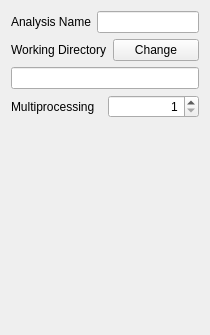
       <widget class="QWidget" name="general">
        <property name="geometry">
         <rect>
          <x>0</x>
          <y>0</y>
          <width>210</width>
          <height>335</height>
         </rect>
        </property>
        <attribute name="label">
         <string>General</string>
        </attribute>
        <layout class="QVBoxLayout" name="verticalLayout">
         <item>
          <layout class="QHBoxLayout" name="horizontalLayout_2">
           <item>
            <widget class="QLabel" name="label">
             <property name="text">
              <string>Analysis Name</string>
             </property>
            </widget>
           </item>
           <item>
            <widget class="QLineEdit" name="analysisNameLineEdit"/>
           </item>
          </layout>
         </item>
         <item>
          <layout class="QHBoxLayout" name="horizontalLayout_5">
           <item>
            <widget class="QLabel" name="label_2">
             <property name="text">
              <string>Working Directory</string>
             </property>
            </widget>
           </item>
           <item>
            <widget class="QPushButton" name="changeWorkingDirButton">
             <property name="text">
              <string>Change</string>
             </property>
            </widget>
           </item>
          </layout>
         </item>
         <item>
          <widget class="QLineEdit" name="workingDirLineEdit">
           <property name="readOnly">
            <bool>true</bool>
           </property>
          </widget>
         </item>
         <item>
          <layout class="QHBoxLayout" name="horizontalLayout_6">
           <item>
            <widget class="QLabel" name="label_3">
             <property name="text">
              <string>Multiprocessing</string>
             </property>
            </widget>
           </item>
           <item>
            <widget class="QSpinBox" name="multiprocessingSpinBox">
             <property name="alignment">
              <set>Qt::AlignRight|Qt::AlignTrailing|Qt::AlignVCenter</set>
             </property>
             <property name="minimum">
              <number>1</number>
             </property>
             <property name="maximum">
              <number>48</number>
             </property>
             <property name="value">
              <number>1</number>
             </property>
            </widget>
           </item>
          </layout>
         </item>
         <item>
          <spacer name="verticalSpacer_3">
           <property name="orientation">
            <enum>Qt::Vertical</enum>
           </property>
           <property name="sizeHint" stdset="0">
            <size>
             <width>20</width>
             <height>188</height>
            </size>
           </property>
          </spacer>
         </item>
        </layout>
       </widget>
